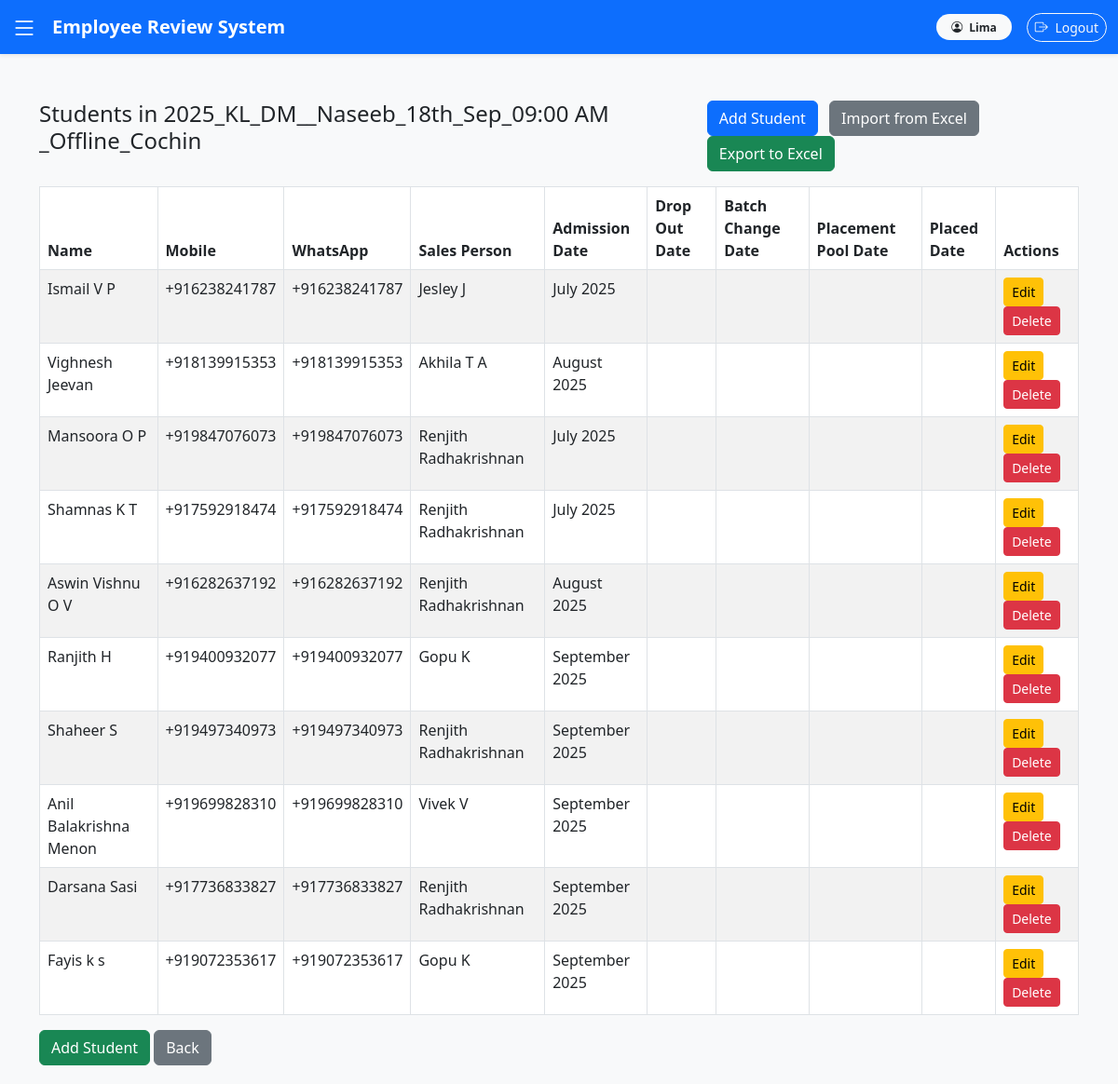
The page /batch/1/students/ (signed in) on the database its author committed.
### settings_app/models.py (models this page shows, shortened)
class Master(models.Model):
    created_date = models.DateTimeField(auto_now_add=True)
    isactive = models.BooleanField(default=True,verbose_name="Active")
    created_user = models.ForeignKey(User, null=True, blank=True, on_delete=models.CASCADE)
    class Meta:
        abstract = True
        ordering = ['-isactive']

class Batch(Master):
    name = models.CharField(max_length=100)
    branch = models.ForeignKey(Branch, on_delete=models.CASCADE)
    course = models.ForeignKey(Course, on_delete=models.CASCADE)
    faculty = models.ForeignKey(FacultyProfile, on_delete=models.CASCADE)  # 🔥 New Foreign Key
    start_date = models.DateField()  #  Added
    end_date = models.DateField()    #  Added
    total_students = models.IntegerField()
    completed = models.BooleanField(default=False)  # New field to mark batch completion

class StudentProfile(Master):
    user = models.OneToOneField(User, on_delete=models.CASCADE, related_name="student_profile")
    batch = models.ForeignKey(Batch, on_delete=models.CASCADE)
    mobile_no = PhoneNumberField(null=True, blank=True, region='IN', unique=True)  # 'IN' for India
    whatsapp_no = PhoneNumberField(null=True, blank=True, region='IN', unique=True)
    sales_person = models.ForeignKey(
        SalesProfile,
        on_delete=models.CASCADE,  # mandatory, so CASCADE makes sense
        related_name="students",
        help_text="Select the counselor who enrolled this student"
    )
    drop_out = models.BooleanField(default=False, verbose_name="Drop Out")
    admission_date = models.DateField(
        help_text="Month & Year of admission"
    )
    dropout_date = models.DateField(null=True, blank=True,
        help_text="Dropped Out Date"
    )
    batch_change = models.BooleanField(null=True, blank=True, default=False, verbose_name="Batch Changed")
    batch_change_date = models.DateField(null=True, blank=True,
        help_text="Batch Changed Date"
    )
    placed = models.BooleanField(null=True, blank=True, default=False, verbose_name="Placed")
    placed_date = models.DateField(null=True, blank=True,
        help_text="Placed Date"
    )
    placement_pool_added = models.BooleanField(null=True, blank=True, default=False, verbose_name="Placement Pool Added")
    placement_pool_added_date = models.DateField(null=True, blank=True,
        help_text="Placement Pool Added Date"
    )

class SalesProfile(Master):
    user = models.OneToOneField(User, on_delete=models.CASCADE, related_name="sales_user")
    branch = models.ForeignKey(Branch, on_delete=models.CASCADE)
    mobile_no = PhoneNumberField(null=True, blank=True, region='IN')  # 'IN' for India
    whatsapp_no = PhoneNumberField(null=True, blank=True, region='IN')
    reporting_officers = models.ManyToManyField(
        User,
        blank=True,
        related_name="sales_reporting_officers",
        help_text="Select reporting officers (Sales or Managers only)"
    )

### settings_app/views.py (the view)
# urls.py: path('batch/<int:batch_id>/students/', views.student_list, name='student_list'),
@login_required
def student_list(request, batch_id):
    batch = get_object_or_404(Batch, id=batch_id)
    students = StudentProfile.objects.filter(batch=batch)
    return render(request, "settings_app/student_list.html", {
        "batch": batch,
        "students": students
    })

### settings_app/templates/settings_app/student_list.html
{% extends 'base.html' %}
{% block content %}
<div class="container mt-5">
    <div class="d-flex justify-content-between mb-3">
    <h4>Students in {{ batch.name }}</h4>
    <div>
        <a href="{% url 'add_student' batch.id %}" class="btn btn-primary me-2">Add Student</a>
        <a href="{% url 'import_students' batch.id %}" class="btn btn-secondary me-2">Import from Excel</a>
        <a href="{% url 'export_students' batch.id %}" class="btn btn-success">Export to Excel</a>
    </div>
</div>
    <table class="table table-bordered table-striped">
        <thead>
            <tr>
                <th>Name</th>
                <th>Mobile</th>
                <th>WhatsApp</th>
                <th>Sales Person</th>
                <th>Admission Date</th>
                <th>Drop Out Date</th>
                <th>Batch Change Date</th>
                <th>Placement Pool Date </th>
                <th>Placed Date</th>
                <th>Actions</th>
            </tr>
        </thead>
        <tbody>
            {% for student in students %}
            <tr>
                <td>{{ student.user.get_full_name }}</td>
                <td>{{ student.mobile_no }}</td>
                <td>{{ student.whatsapp_no }}</td>
                <td>{{ student.sales_person.user.get_full_name }}</td>
                <td>{{ student.admission_date|date:"F Y" }}</td>
                <td>{{ student.dropout_date|date:"F Y" }}</td>
                <td>{{ student.batch_change_date|date:"F Y" }}</td>
                <td>{{ student.placement_pool_added_date|date:"F Y" }}</td>
                <td>{{ student.placed_date|date:"F Y" }}</td>
                <td>
                    <a href="{% url 'edit_student' student.id %}" class="btn btn-warning btn-sm">Edit</a>
                    <a href="{% url 'delete_student' student.id %}" class="btn btn-danger btn-sm" onclick="return confirm('Delete this student?');">Delete</a>
                </td>
            </tr>
            {% empty %}
            <tr>
                <td colspan="6" class="text-center">No students found.</td>
            </tr>
            {% endfor %}
        </tbody>
    </table>
    <div class="mt-3">
        <a href="{% url 'add_student' batch.id %}" class="btn btn-success">Add Student</a>
        <a href="{% url 'batch_list' %}" class="btn btn-secondary">Back</a>
    </div>
</div>
{% endblock %}

### templates/base.html (shortened to what this page needs)
<!DOCTYPE html>
<html lang="en">
<head>
    <link rel="stylesheet" href="https://cdn.jsdelivr.net/npm/bootstrap@5.3.0/dist/css/bootstrap.min.css">
    <link rel="stylesheet" href="https://cdn.jsdelivr.net/npm/bootstrap-icons@1.11.3/font/bootstrap-icons.css">
</head>
<body>
    <nav class="navbar navbar-expand-lg navbar-dark bg-primary fixed-top shadow-sm">
        <div class="container-fluid">
            <span class="sidebar-toggle text-white me-3" id="sidebarToggle">
                <i class="bi bi-list fs-3"></i>
            </span>
            <a class="navbar-brand fw-bold" href="/">Employee Review System</a>
            <div class="d-flex ms-auto align-items-center">
                {% if user.is_authenticated %}
                <span class="badge bg-light text-dark me-3 px-3 py-2 rounded-pill">
                    <i class="bi bi-person-circle me-1"></i> {{ user.username }}
                </span>
                <form action="{% url 'logout' %}" method="post" class="d-inline">
                    <button type="submit" class="btn btn-outline-light btn-sm rounded-pill">
                        <i class="bi bi-box-arrow-right me-1"></i> Logout
                    </button>
                </form>
                {% else %}
                <a href="{% url 'login' %}" class="btn btn-light text-primary btn-sm rounded-pill">
                    <i class="bi bi-box-arrow-in-right me-1"></i> Login
                </a>
                {% endif %}
            </div>
        </div>
    </nav>
    <main class="content-container" id="mainContent">
        {% block content %}{% endblock %}
    </main>
</body>
</html>

### rows shown on the page
Batch: name "2025_KL_DM__Naseeb_18th_Sep_09:00 AM _Offline_Cochin"
StudentProfile: user.get_full_name "Ismail V P", mobile_no "+916238241787", whatsapp_no "+916238241787", sales_person.user.get_full_name "Jesley J", admission_date "July 2025"
StudentProfile: user.get_full_name "Vighnesh Jeevan", mobile_no "+918139915353", whatsapp_no "+918139915353", sales_person.user.get_full_name "Akhila T A", admission_date "August 2025"
StudentProfile: user.get_full_name "Mansoora O P", mobile_no "+919847076073", whatsapp_no "+919847076073", sales_person.user.get_full_name "Renjith Radhakrishnan", admission_date "July 2025"
StudentProfile: user.get_full_name "Shamnas K T", mobile_no "+917592918474", whatsapp_no "+917592918474", sales_person.user.get_full_name "Renjith Radhakrishnan", admission_date "July 2025"
StudentProfile: user.get_full_name "Aswin Vishnu O V", mobile_no "+916282637192", whatsapp_no "+916282637192", sales_person.user.get_full_name "Renjith Radhakrishnan", admission_date "August 2025"
StudentProfile: user.get_full_name "Ranjith H", mobile_no "+919400932077", whatsapp_no "+919400932077", sales_person.user.get_full_name "Gopu K", admission_date "September 2025"
StudentProfile: user.get_full_name "Shaheer S", mobile_no "+919497340973", whatsapp_no "+919497340973", sales_person.user.get_full_name "Renjith Radhakrishnan", admission_date "September 2025"
StudentProfile: user.get_full_name "Anil Balakrishna Menon", mobile_no "+919699828310", whatsapp_no "+919699828310", sales_person.user.get_full_name "Vivek V", admission_date "September 2025"
StudentProfile: user.get_full_name "Darsana Sasi", mobile_no "+917736833827", whatsapp_no "+917736833827", sales_person.user.get_full_name "Renjith Radhakrishnan", admission_date "September 2025"
StudentProfile: user.get_full_name "Fayis k s", mobile_no "+919072353617", whatsapp_no "+919072353617", sales_person.user.get_full_name "Gopu K", admission_date "September 2025"

### other values the page prints
{{ user.username }} "Lima"
